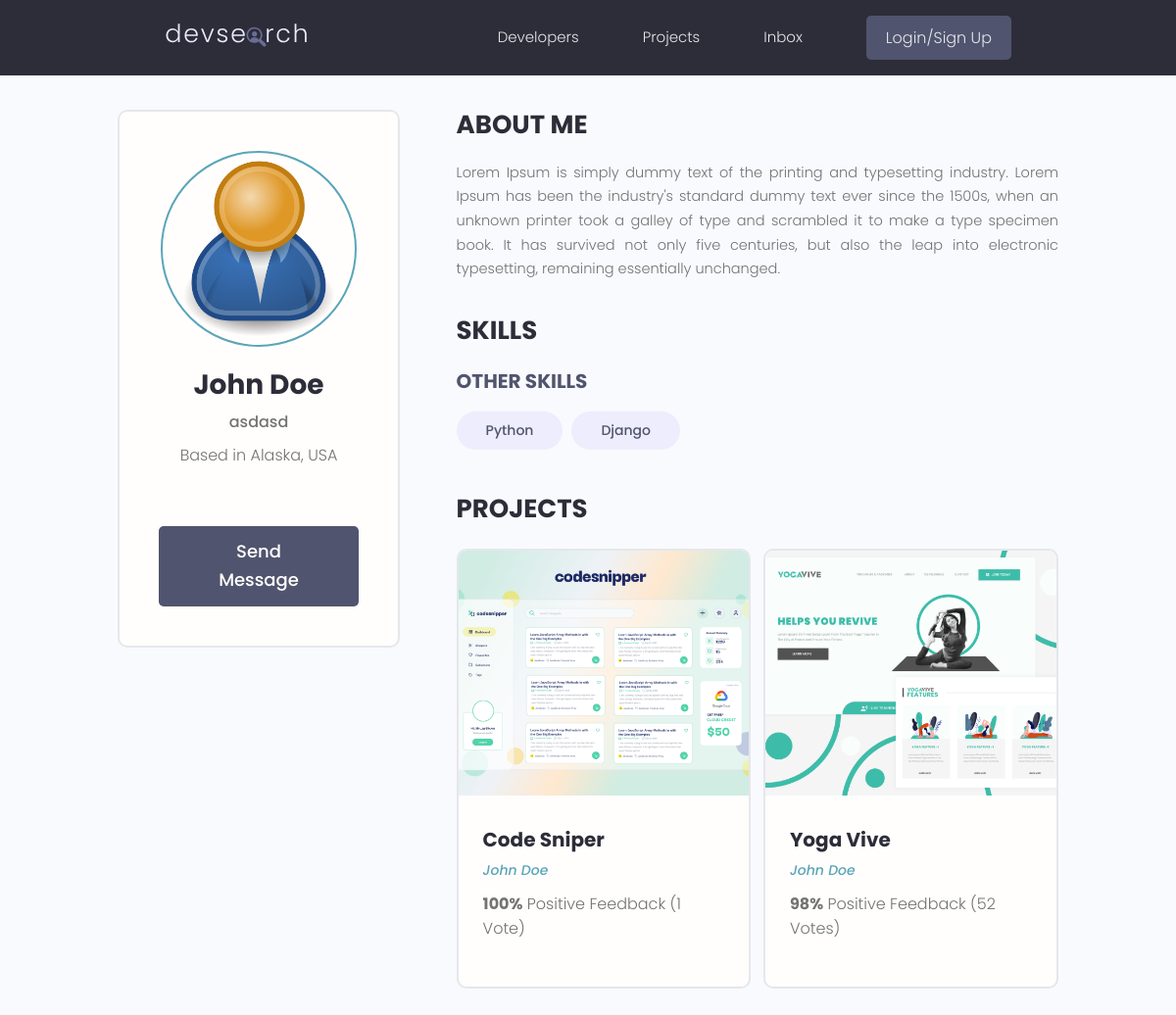
The app's page /profile/f7c4d49f-15c4-4228-b20b-6c295e734c3e/, older data.
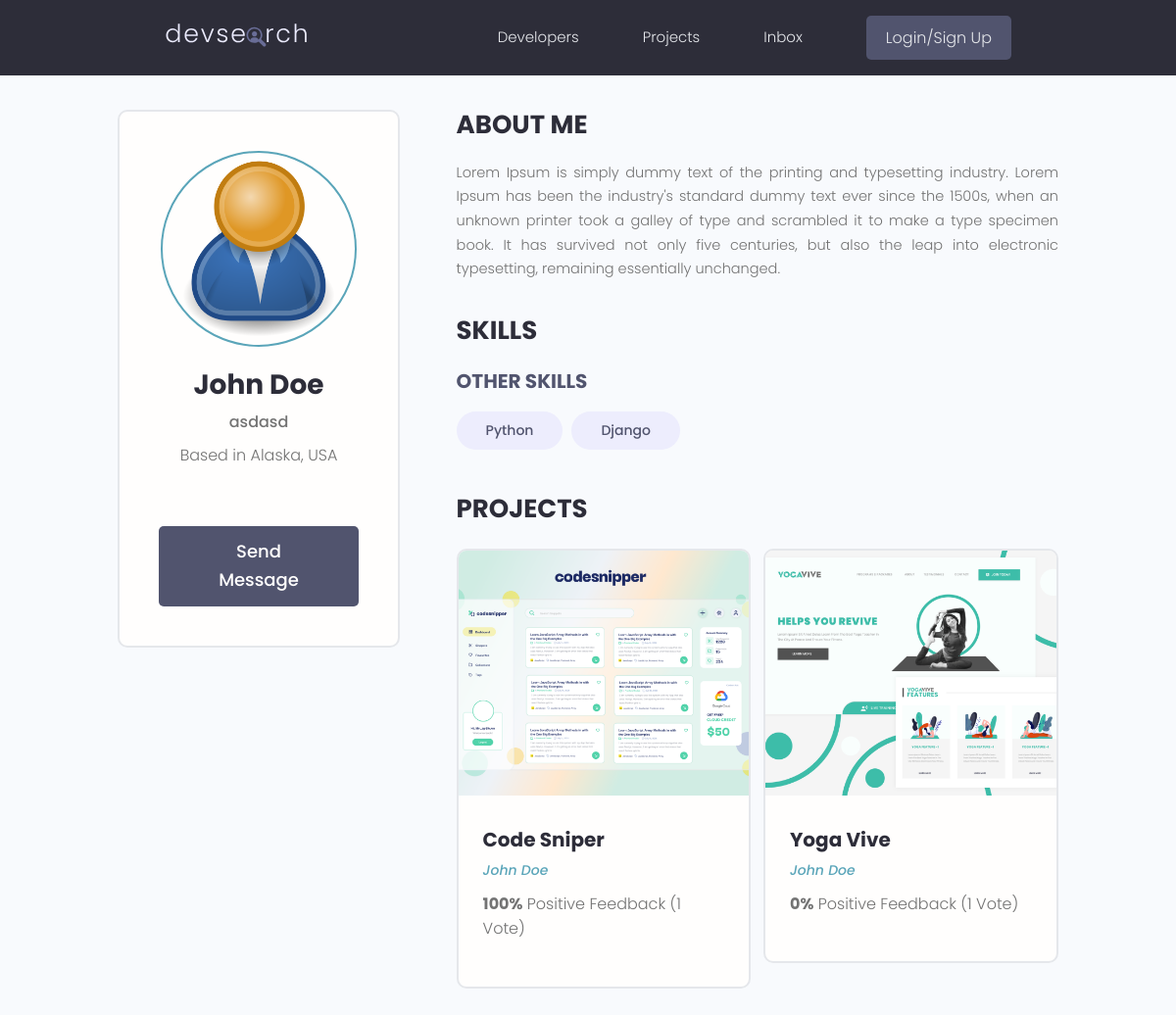
The same page, newer data.
### projectsApp/models.py (models this page shows, shortened)
class Project(models.Model):
    owner = models.ForeignKey(Profile, null=True, blank=True, on_delete=models.SET_NULL) # We want to connect a project to a specific user profile - many-to-one relationship
    title = models.CharField(max_length=200)   # By default null=False - required to enter data in this field (for the database)
    description = models.TextField(null=True, blank=True)  # Does NOT require to enter data in this field! blank is the same but for django form to be submitted! We can submit a form without adding this!
    featured_image = models.ImageField(null=True, blank=True, default="default.jpg") # B/c its in "images" folder no need to specify path, otherwise path needed
    demo_link = models.CharField(max_length=2000, null=True, blank=True)
    source_link = models.CharField(max_length=2000, null=True, blank=True)
    tags = models.ManyToManyField('Tag', blank=True)  # The tag can be connected to many models
    vote_total = models.IntegerField(default=0, null=True, blank=True)
    vote_ratio = models.IntegerField(default=0, null=True, blank=True)
    created = models.DateTimeField(auto_now_add=True)
    id = models.UUIDField(default=uuid.uuid4, unique=True, primary_key=True, editable=False)
    class Meta:
        ordering = ['-vote_ratio', '-vote_total', 'title']
    '''
    Anytime we trigger this method here we are going to calculate all this, get all these values
    and then simply update the instance of it in the database and save it.
    '''

### usersApp/models.py (models this page shows, shortened)
class Profile(models.Model):
    user = models.OneToOneField(User, on_delete=models.CASCADE, null=True, blank=True)
    name = models.CharField(max_length=200, blank=True, null=True)
    email = models.EmailField(max_length=500, blank=True, null=True)
    username = models.CharField(max_length=200, blank=True, null=True)
    location = models.CharField(max_length=200, blank=True, null=True)
    short_intro = models.CharField(max_length=200, blank=True, null=True)
    bio = models.TextField(blank=True, null=True)
    profile_image = models.ImageField(blank=True, null=True, upload_to="profiles/",
                                      default="profiles/user-default.png") # This will go in static/images folder and then in profiles folder and upload my pictures here. Again - we are uploading to the profiles folder and also getting the defualt from the profiles folder
    social_github = models.CharField(max_length=200, blank=True, null=True)
    social_twitter = models.CharField(max_length=200, blank=True, null=True)
    social_linkedin = models.CharField(max_length=200, blank=True, null=True)
    social_youtube = models.CharField(max_length=200, blank=True, null=True)
    social_website = models.CharField(max_length=200, blank=True, null=True)
    created = models.DateTimeField(auto_now_add=True)
    id = models.UUIDField(default=uuid.uuid4, unique=True, primary_key=True, editable=False)

### usersApp/views.py (the view)
# urls.py: path('profile/<str:pk>/', views.userProfile, name="user-profile"),
def userProfile(request, pk):
    profile = Profile.objects.get(id=pk)
    skills_with_description =  profile.skill_set.exclude(description__exact="") # child model - profile.skill_set + if the skill does not have a description exclude it / filter it out!
    skills_no_description = profile.skill_set.filter(description="") # Every skill that has an empty string for the description, give it back!
    context = {'profile':profile, 'topSkills': skills_with_description, 'otherSkills': skills_no_description}
    return render(request, 'usersApp/user-profile.html', context)

### usersApp/templates/usersApp/user-profile.html (shortened to what this page needs)
{% extends 'main.html' %}
{% block content %}
  <main class="profile my-md">
    <div class="container">
      <div class="layout">
        <div class="column column--1of3">
          <div class="card text-center">
            <div class="card__body dev">
              <img class="avatar avatar--xl" src="{{profile.profile_image.url}}" />
              <h2 class="dev__name">{{profile.name}}</h2>
              <p class="dev__title">{{profile.short_intro}}</p>
              <p class="dev__location">Based in {{profile.location}}</p>
              <a href="#" class="btn btn--sub btn--lg">Send Message </a>
            </div>
          </div>
        </div>
        <div class="column column--2of3">
          <div class="devInfo">
            <h3 class="devInfo__title">About Me</h3>
            <p class="devInfo__about">{{profile.bio}}</p>
          </div>
          <div class="devInfo">
            <h3 class="devInfo__title">Skills</h3>
            <div class="devInfo__skills">
              <h3 class="devInfo__subtitle">Other Skills</h3>
              <div class="devInfo__otherSkills">
                {% for skill in otherSkills %}
                <span class="tag tag--pill tag--sub tag--lg">
                  <small>{{skill.name}}</small>
                </span>
                {% endfor %}
              </div>
            </div>
          </div>
          <div class="devInfo">
            <h3 class="devInfo__title">Projects</h3>
            <div class="grid grid--two">
              {% for project in profile.project_set.all %}
              <div class="column">
                <div class="card project">
                  <a href="{% url 'project' project.id %}" class="project">
                    <img class="project__thumbnail" src="{{project.featured_image.url}}" alt="project thumbnail" />
                    <div class="card__body">
                      <h3 class="project__title">{{project.title}}</h3>
                      <p><a class="project__author" href="{% url 'user-profile' project.owner.id %}">{{project.owner.name}}</a></p>
                      <p class="project--rating">
                        <span style="font-weight: bold;">{{project.vote_ratio}}%</span> Positive
                        Feedback ({{project.vote_total}} Vote{{project.vote_total|pluralize:"s"}})
                      </p>
                    </div>
                  </a>
                </div>
              </div>
              {% endfor %}
            </div>
          </div>
        </div>
      </div>
    </div>
  </main>
{% endblock content %}

Row changes from the older to the newer data that the page shows:
changed Project "Yoga Vive": vote_ratio "98" → "0"; vote_total "52" → "1"
